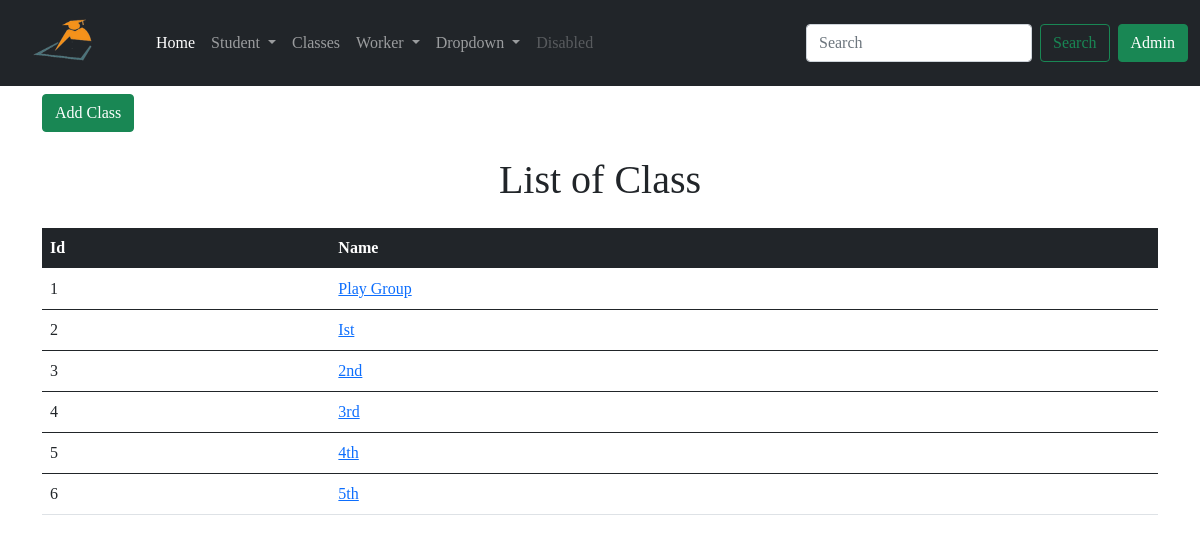
/list_of_class, run on an earlier commit of the app's database.
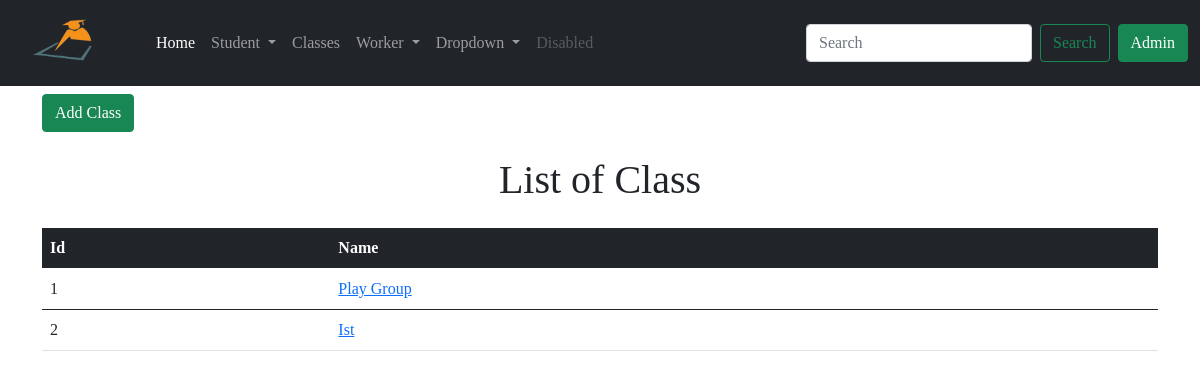
And on a later commit of the database.
### app/models.py (models this page shows, shortened)
class Class(db.Model):
    id = db.Column(db.Integer, primary_key=True)
    cls_name = db.Column(db.String(64), index=True)
    student = db.relationship('Student', backref='stdclass')

### app/routes.py (the view)
@app.route('/list_of_class')
def list_of_class():
    classes = Class.query.all()
    return render_template('list_of_class.html', classes=classes)

### app/templates/list_of_class.html
{% extends 'base.html' %}
{% block content %}
<div class="container">
  <a href=" {{ url_for('add_class') }} ">
    <button type="submit" class="btn btn-success mt-2">Add Class</button>
  </a>
<h1 class="text-center mt-4">List of Class</h1>
<table class="table mt-4">
    <thead class="table-dark">
      <tr>
        <th scope="col">Id</th>
        <th scope="col">Name</th>
      </tr>
    </thead>
    {% for class in classes %}
    <tbody>
      <tr>
        <td> {{ class.id }}</td>
        <td><a href=" {{ url_for('class_wise_student', std_class=class.id)}} "> {{ class.cls_name }} </a></td>
      </tr>
    </tbody>
    {% endfor %}
  </table>
</div>
{% endblock %}

### app/templates/base.html (shortened to what this page needs)
<!DOCTYPE html>
<html lang="en">
<head>
    <link href="https://cdn.jsdelivr.net/npm/bootstrap@5.0.0-beta2/dist/css/bootstrap.min.css" rel="stylesheet">
</head>
<body>
    {% include 'nav.html' %}
    {% block content %} {% endblock %}
</body>
</html>

### app/templates/nav.html (shortened to what this page needs)
<nav class="navbar navbar-expand-lg navbar-dark bg-dark">
    <div class="container-fluid">
      <a class="navbar-brand" href="{{ url_for('index') }}"><img src=" {{ url_for('static', filename='image/rsz_1logo.png')}} " class="brand_logo " width="120px" height="60px"  alt="Logo"></a>
      <div class="collapse navbar-collapse" id="navbarSupportedContent">
        <ul class="navbar-nav me-auto mb-2 mb-lg-0">
          <li class="nav-item">
            <a class="nav-link active" aria-current="page" href="{{ url_for('index') }}">Home</a>
          </li>
          <li class="nav-item dropdown">
            <a class="nav-link dropdown-toggle" href="#" id="navbarDropdown" role="button" data-bs-toggle="dropdown" aria-expanded="false">
              Student
            </a>
          </li>
          <li class="nav-item">
            <a class="nav-link " aria-current="page" href="{{ url_for('list_of_class') }}">Classes</a>
          </li>
          <li class="nav-item dropdown">
            <a class="nav-link dropdown-toggle" href="#" id="navbarDropdown" role="button" data-bs-toggle="dropdown" aria-expanded="false">
              Worker
            </a>
          </li>
          <li class="nav-item dropdown">
            <a class="nav-link dropdown-toggle" href="#" id="navbarDropdown" role="button" data-bs-toggle="dropdown" aria-expanded="false">
              Dropdown
            </a>
          </li>
          <li class="nav-item">
            <a class="nav-link disabled" href="#" tabindex="-1" >Disabled</a>
          </li>
        </ul>
        <form class="d-flex">
          <input class="form-control me-2" type="search" placeholder="Search" aria-label="Search">
          <button class="btn btn-outline-success" type="submit">Search</button>
        </form>
        {% if current_user.is_anonymous %}
        <a href="{{ url_for('admin_login') }}"><button class="btn btn-success ms-2">Admin</button></a>
        {% else %}
        <a href="{{ url_for('admin_logout') }}"><button class="btn btn-success ms-2">LogOut</button></a>
        {% endif %}
      </div>
    </div>
  </nav>

### app/templates/base.html (style rules this page uses)
body { font-family: 'Times New Roman', Times, serif; }

What changed in the data, as far as the page shows it:
removed Class: id "3", cls_name "2nd"
removed Class: id "4", cls_name "3rd"
removed Class: id "5", cls_name "4th"
removed Class: id "6", cls_name "5th"
